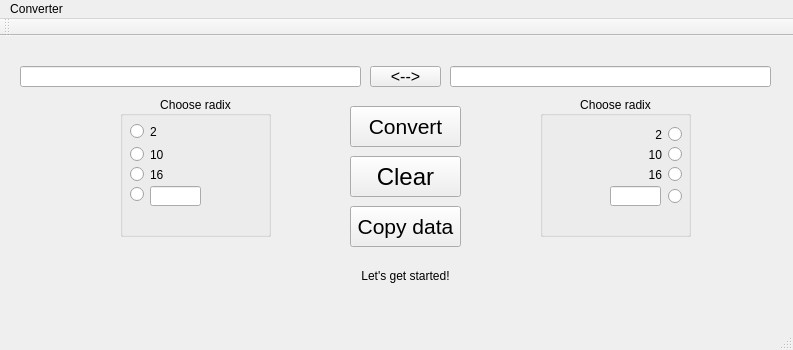
<?xml version="1.0" encoding="UTF-8"?>
<ui version="4.0">
 <class>MainWindow</class>
 <widget class="QMainWindow" name="MainWindow">
  <property name="geometry">
   <rect>
    <x>0</x>
    <y>0</y>
    <width>793</width>
    <height>350</height>
   </rect>
  </property>
  <property name="minimumSize">
   <size>
    <width>622</width>
    <height>0</height>
   </size>
  </property>
  <property name="maximumSize">
   <size>
    <width>1000</width>
    <height>16777215</height>
   </size>
  </property>
  <property name="cursor">
   <cursorShape>ArrowCursor</cursorShape>
  </property>
  <property name="mouseTracking">
   <bool>false</bool>
  </property>
  <property name="windowTitle">
   <string>MainWindow</string>
  </property>
  <property name="animated">
   <bool>false</bool>
  </property>
  <property name="tabShape">
   <enum>QTabWidget::Triangular</enum>
  </property>
  <widget class="QWidget" name="centralWidget">
   <widget class="QLineEdit" name="lineEditEnterData">
    <property name="geometry">
     <rect>
      <x>20</x>
      <y>30</y>
      <width>341</width>
      <height>21</height>
     </rect>
    </property>
    <property name="font">
     <font>
      <pointsize>10</pointsize>
     </font>
    </property>
    <property name="text">
     <string/>
    </property>
    <property name="alignment">
     <set>Qt::AlignCenter</set>
    </property>
   </widget>
   <widget class="QPushButton" name="pushButtonStartConvert">
    <property name="geometry">
     <rect>
      <x>350</x>
      <y>70</y>
      <width>111</width>
      <height>41</height>
     </rect>
    </property>
    <property name="font">
     <font>
      <pointsize>16</pointsize>
     </font>
    </property>
    <property name="text">
     <string>Convert</string>
    </property>
   </widget>
   <widget class="QPushButton" name="pushButtonClear">
    <property name="geometry">
     <rect>
      <x>350</x>
      <y>120</y>
      <width>111</width>
      <height>41</height>
     </rect>
    </property>
    <property name="font">
     <font>
      <pointsize>18</pointsize>
     </font>
    </property>
    <property name="text">
     <string>Clear</string>
    </property>
   </widget>
   <widget class="QPushButton" name="pushButtonSwap">
    <property name="geometry">
     <rect>
      <x>370</x>
      <y>30</y>
      <width>71</width>
      <height>21</height>
     </rect>
    </property>
    <property name="font">
     <font>
      <pointsize>12</pointsize>
     </font>
    </property>
    <property name="text">
     <string>&lt;--&gt;</string>
    </property>
   </widget>
   <widget class="QGroupBox" name="groupBoxFrom">
    <property name="geometry">
     <rect>
      <x>120</x>
      <y>60</y>
      <width>151</width>
      <height>141</height>
     </rect>
    </property>
    <property name="autoFillBackground">
     <bool>true</bool>
    </property>
    <property name="title">
     <string>Choose radix</string>
    </property>
    <property name="alignment">
     <set>Qt::AlignCenter</set>
    </property>
    <widget class="QRadioButton" name="radioButtonFrom10">
     <property name="geometry">
      <rect>
       <x>10</x>
       <y>50</y>
       <width>82</width>
       <height>17</height>
      </rect>
     </property>
     <property name="text">
      <string>10</string>
     </property>
    </widget>
    <widget class="QRadioButton" name="radioButtonFrom2">
     <property name="geometry">
      <rect>
       <x>10</x>
       <y>20</y>
       <width>131</width>
       <height>31</height>
      </rect>
     </property>
     <property name="text">
      <string>2</string>
     </property>
     <property name="iconSize">
      <size>
       <width>30</width>
       <height>30</height>
      </size>
     </property>
    </widget>
    <widget class="QRadioButton" name="radioButtonFrom16">
     <property name="geometry">
      <rect>
       <x>10</x>
       <y>70</y>
       <width>82</width>
       <height>17</height>
      </rect>
     </property>
     <property name="text">
      <string>16</string>
     </property>
    </widget>
    <widget class="QLineEdit" name="lineEditPersonalFrom">
     <property name="geometry">
      <rect>
       <x>30</x>
       <y>90</y>
       <width>51</width>
       <height>20</height>
      </rect>
     </property>
     <property name="text">
      <string/>
     </property>
    </widget>
    <widget class="QRadioButton" name="radioButtonFromPersonal">
     <property name="geometry">
      <rect>
       <x>10</x>
       <y>90</y>
       <width>16</width>
       <height>17</height>
      </rect>
     </property>
     <property name="text">
      <string/>
     </property>
    </widget>
   </widget>
   <widget class="QGroupBox" name="groupBoxTo">
    <property name="geometry">
     <rect>
      <x>540</x>
      <y>60</y>
      <width>151</width>
      <height>141</height>
     </rect>
    </property>
    <property name="autoFillBackground">
     <bool>true</bool>
    </property>
    <property name="title">
     <string>Choose radix</string>
    </property>
    <property name="alignment">
     <set>Qt::AlignCenter</set>
    </property>
    <widget class="QLineEdit" name="lineEditPersonalTo">
     <property name="geometry">
      <rect>
       <x>70</x>
       <y>90</y>
       <width>51</width>
       <height>20</height>
      </rect>
     </property>
     <property name="text">
      <string/>
     </property>
    </widget>
    <widget class="QRadioButton" name="radioButtonTo16">
     <property name="geometry">
      <rect>
       <x>60</x>
       <y>70</y>
       <width>82</width>
       <height>17</height>
      </rect>
     </property>
     <property name="layoutDirection">
      <enum>Qt::RightToLeft</enum>
     </property>
     <property name="text">
      <string>16</string>
     </property>
    </widget>
    <widget class="QRadioButton" name="radioButtonTo10">
     <property name="geometry">
      <rect>
       <x>60</x>
       <y>50</y>
       <width>82</width>
       <height>17</height>
      </rect>
     </property>
     <property name="layoutDirection">
      <enum>Qt::RightToLeft</enum>
     </property>
     <property name="text">
      <string>10</string>
     </property>
    </widget>
    <widget class="QRadioButton" name="radioButtonTo2">
     <property name="geometry">
      <rect>
       <x>60</x>
       <y>30</y>
       <width>82</width>
       <height>17</height>
      </rect>
     </property>
     <property name="layoutDirection">
      <enum>Qt::RightToLeft</enum>
     </property>
     <property name="text">
      <string>2</string>
     </property>
    </widget>
    <widget class="QRadioButton" name="radioButtonToPersonal">
     <property name="geometry">
      <rect>
       <x>122</x>
       <y>90</y>
       <width>20</width>
       <height>20</height>
      </rect>
     </property>
     <property name="layoutDirection">
      <enum>Qt::RightToLeft</enum>
     </property>
     <property name="text">
      <string/>
     </property>
    </widget>
   </widget>
   <widget class="QLineEdit" name="lineEditResult">
    <property name="geometry">
     <rect>
      <x>450</x>
      <y>30</y>
      <width>321</width>
      <height>21</height>
     </rect>
    </property>
    <property name="font">
     <font>
      <pointsize>10</pointsize>
     </font>
    </property>
    <property name="readOnly">
     <bool>true</bool>
    </property>
   </widget>
   <widget class="QPushButton" name="pushButtonCopy">
    <property name="geometry">
     <rect>
      <x>350</x>
      <y>170</y>
      <width>111</width>
      <height>41</height>
     </rect>
    </property>
    <property name="font">
     <font>
      <pointsize>16</pointsize>
     </font>
    </property>
    <property name="text">
     <string>Copy data</string>
    </property>
   </widget>
   <widget class="QLabel" name="label">
    <property name="geometry">
     <rect>
      <x>220</x>
      <y>230</y>
      <width>371</width>
      <height>20</height>
     </rect>
    </property>
    <property name="text">
     <string>Let's get started!</string>
    </property>
    <property name="alignment">
     <set>Qt::AlignCenter</set>
    </property>
   </widget>
  </widget>
  <widget class="QMenuBar" name="menuBar">
   <property name="geometry">
    <rect>
     <x>0</x>
     <y>0</y>
     <width>793</width>
     <height>20</height>
    </rect>
   </property>
   <widget class="QMenu" name="menuConverter">
    <property name="title">
     <string>Converter</string>
    </property>
   </widget>
   <addaction name="menuConverter"/>
  </widget>
  <widget class="QToolBar" name="mainToolBar">
   <attribute name="toolBarArea">
    <enum>TopToolBarArea</enum>
   </attribute>
   <attribute name="toolBarBreak">
    <bool>false</bool>
   </attribute>
  </widget>
  <widget class="QStatusBar" name="statusBar"/>
 </widget>
 <layoutdefault spacing="6" margin="11"/>
 <resources/>
 <connections/>
</ui>
